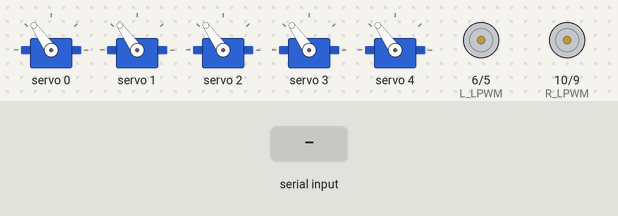
Bench run of a sketch on a simulated Arduino Uno, built with avr-gcc and run on an emulated ATmega328P. Parts: 5 × servo, motor-driver pin pairs drawn as motors (green arrow = first pin HIGH = forward, orange = second pin HIGH = backward, longer = more drive). The inputs (shaded band) are chosen by the test bench. What the sketch prints to the serial monitor is not drawn.

Above: at 1.2 s.
1.3 s: "BASE_LEFT_START\n" received over Serial
At 3.1 s:
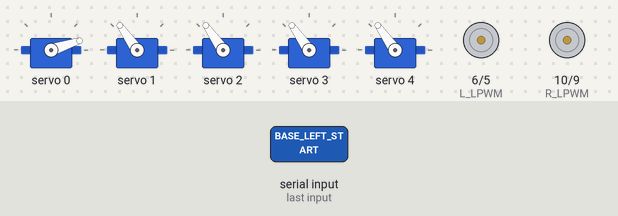
4.3 s: "FORWARD\n" received over Serial
At 4.43 s:
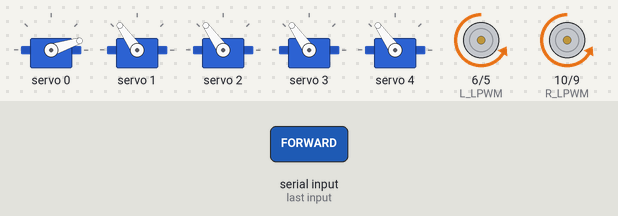
6.0 s: "BACKWARD\n" received over Serial
At 6.14 s:
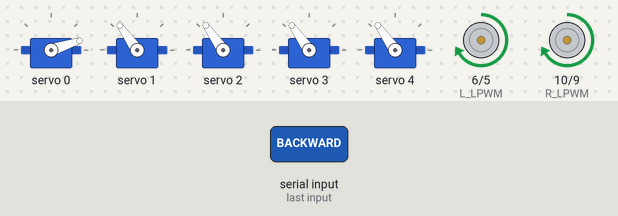
7.7 s: "LEFT\n" received over Serial
At 7.84 s:
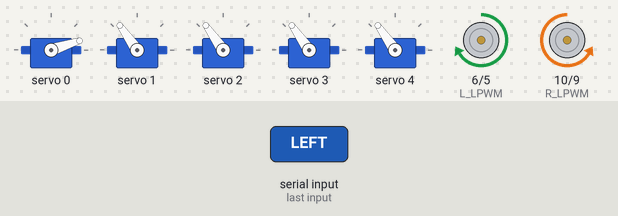
9.4 s: "RIGHT\n" received over Serial
At 9.54 s:
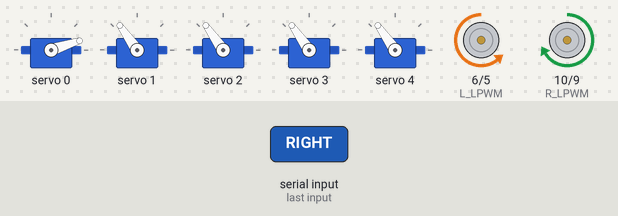
Timing chart, 0 to 12.1 s (numbered marks = the images above; inputs shaded):
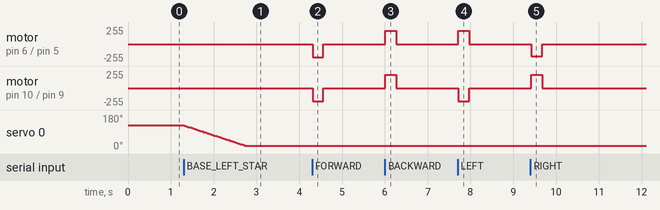

Measured:
- after the input at 1.3 s, servo 0: moves from 125° to 18° over 1.4 s, starting at once
- after the input at 4.3 s, motor on pin 6 (L_LPWM) / pin 5 (L_RPWM), motor on pin 10 (R_LPWM) / pin 9 (R_RPWM): stopped → backward 200/255 at once, → stopped 0.26 s later
- after the input at 6.0 s, motor on pin 6 (L_LPWM) / pin 5 (L_RPWM), motor on pin 10 (R_LPWM) / pin 9 (R_RPWM): stopped → forward 200/255 at once, → stopped 0.26 s later
- after the input at 7.7 s, motor on pin 6 (L_LPWM) / pin 5 (L_RPWM): stopped → forward 200/255 at once, → stopped 0.26 s later; motor on pin 10 (R_LPWM) / pin 9 (R_RPWM): stopped → backward 200/255 at once, → stopped 0.26 s later
- after the input at 9.4 s, motor on pin 6 (L_LPWM) / pin 5 (L_RPWM): stopped → backward 180/255 at once, → stopped 0.26 s later; motor on pin 10 (R_LPWM) / pin 9 (R_RPWM): stopped → forward 200/255 at once, → stopped 0.26 s later

The sketch:

Mega_newcleansetup.ino
```cpp
// =================================================================
//      Step 1.2: Servo + DC Motor Sketch (with Auto-Stop)
// =================================================================

#include <Wire.h>
#include <Adafruit_PWMServoDriver.h>

Adafruit_PWMServoDriver pwm = Adafruit_PWMServoDriver(0x40);

// --- PIN DEFINITIONS ---
#define L_RPWM 5
#define L_LPWM 6
#define R_RPWM 9
#define R_LPWM 10

// Servo Channels
#define BASE_SERVO 0
#define ARM_SERVO 1
#define FOREARM_SERVO 2
#define WRIST_SERVO 3
#define GRIPPER_SERVO 4

// --- GLOBAL VARIABLES ---
#define SERVO_MIN_PULSE 150
#define SERVO_MAX_PULSE 600
#define SERVO_FREQ 50
int baseAngle = 90, armAngle = 90, forearmAngle = 90, wristAngle = 90, gripperAngle = 90;

bool baseLeftMoving = false, baseRightMoving = false;
bool armUpMoving = false, armDownMoving = false;
bool forearmForwardMoving = false, forearmBackwardMoving = false;
bool wristLeftMoving = false, wristRightMoving = false;
bool gripperOpenMoving = false, gripperCloseMoving = false;

// --- NEW --- Timeout for safety stop
unsigned long lastCommandTime = 0;      // Stores the time of the last move command
const int COMMAND_TIMEOUT = 250;        // Timeout in milliseconds (1/4 second)

void setup() {
  Serial.begin(9600);
  Serial.println("Servo + Motor Test Initializing...");

  pinMode(L_RPWM, OUTPUT);
  pinMode(L_LPWM, OUTPUT);
  pinMode(R_RPWM, OUTPUT);
  pinMode(R_LPWM, OUTPUT);
  stopMotors();

  pwm.begin();
  pwm.setPWMFreq(SERVO_FREQ);
  moveServo(BASE_SERVO, baseAngle);
  moveServo(ARM_SERVO, armAngle);
  moveServo(FOREARM_SERVO, forearmAngle);
  moveServo(WRIST_SERVO, wristAngle);
  moveServo(GRIPPER_SERVO, gripperAngle);

  Serial.println("✅ Ready. Test arm and joystick.");
}

void loop() {
  handleCommands();

  // --- NEW --- Check for command timeout
  // If no move command has been received recently, stop the motors.
  if (millis() - lastCommandTime > COMMAND_TIMEOUT) {
    stopMotors();
  }

  runManualMode();
}

void handleCommands() {
  if (Serial.available() > 0) {
    String command = Serial.readStringUntil('\n');
    command.trim();

    // --- DC Motor Movement ---
    if (command == "FORWARD") {
      moveForward(200);
      lastCommandTime = millis(); // <-- NEW: Update timestamp
    } else if (command == "BACKWARD") {
      moveBackward(200);
      lastCommandTime = millis(); // <-- NEW: Update timestamp
    } else if (command == "LEFT") {
      turnLeft(180);
      lastCommandTime = millis(); // <-- NEW: Update timestamp
    } else if (command == "RIGHT") {
      turnRight(180);
      lastCommandTime = millis(); // <-- NEW: Update timestamp
    } else if (command == "STOP") {
      stopMotors();
    }

    // --- Servo Arm Movement ---
    else if (command == "BASE_LEFT_START") baseLeftMoving = true;
    else if (command == "BASE_LEFT_STOP") baseLeftMoving = false;
    else if (command == "BASE_RIGHT_START") baseRightMoving = true;
    else if (command == "BASE_RIGHT_STOP") baseRightMoving = false;
    else if (command == "ARM_UP_START") armUpMoving = true;
    else if (command == "ARM_UP_STOP") armUpMoving = false;
    else if (command == "ARM_DOWN_START") armDownMoving = true;
    else if (command == "ARM_DOWN_STOP") armDownMoving = false;
    else if (command == "FOREARM_FORWARD_START") forearmForwardMoving = true;
    else if (command == "FOREARM_FORWARD_STOP") forearmForwardMoving = false;
    else if (command == "FOREARM_BACKWARD_START") forearmBackwardMoving = true;
    else if (command == "FOREARM_BACKWARD_STOP") forearmBackwardMoving = false;
    else if (command == "WRIST_ROTATE_LEFT_START") wristLeftMoving = true;
    else if (command == "WRIST_ROTATE_LEFT_STOP") wristLeftMoving = false;
    else if (command == "WRIST_ROTATE_RIGHT_START") wristRightMoving = true;
    else if (command == "WRIST_ROTATE_RIGHT_STOP") wristRightMoving = false;
    else if (command == "GRIP_OPEN_START") gripperOpenMoving = true;
    else if (command == "GRIP_OPEN_STOP") gripperOpenMoving = false;
    else if (command == "GRIP_CLOSE_START") gripperCloseMoving = true;
    else if (command == "GRIP_CLOSE_STOP") gripperCloseMoving = false;
  }
}

void runManualMode() {
  if (baseLeftMoving && baseAngle > 0) { baseAngle--; moveServo(BASE_SERVO, baseAngle); }
  if (baseRightMoving && baseAngle < 180) { baseAngle++; moveServo(BASE_SERVO, baseAngle); }
  if (armUpMoving && armAngle > 0) { armAngle--; moveServo(ARM_SERVO, armAngle); }
  if (armDownMoving && armAngle < 180) { armAngle++; moveServo(ARM_SERVO, armAngle); }
  if (forearmForwardMoving && forearmAngle < 180) { forearmAngle++; moveServo(FOREARM_SERVO, forearmAngle); }
  if (forearmBackwardMoving && forearmAngle > 0) { forearmAngle--; moveServo(FOREARM_SERVO, forearmAngle); }
  if (wristLeftMoving && wristAngle > 0) { wristAngle--; moveServo(WRIST_SERVO, wristAngle); }
  if (wristRightMoving && wristAngle < 180) { wristAngle++; moveServo(WRIST_SERVO, wristAngle); }
  if (gripperOpenMoving && gripperAngle < 90) { gripperAngle++; moveServo(GRIPPER_SERVO, gripperAngle); }
  if (gripperCloseMoving && gripperAngle > 0) { gripperAngle--; moveServo(GRIPPER_SERVO, gripperAngle); }

  delay(15);
}

// --- No changes to the functions below ---

void moveServo(int channel, int angle) {
  angle = constrain(angle, 0, 180);
  int pulse = map(angle, 0, 180, SERVO_MIN_PULSE, SERVO_MAX_PULSE);
  pwm.setPWM(channel, 0, pulse);
}

void moveForward(int speed) {
  analogWrite(L_RPWM, speed);
  analogWrite(L_LPWM, 0);
  analogWrite(R_RPWM, speed);
  analogWrite(R_LPWM, 0);
}

void moveBackward(int speed) {
  analogWrite(L_RPWM, 0);
  analogWrite(L_LPWM, speed);
  analogWrite(R_RPWM, 0);
  analogWrite(R_LPWM, speed);
}

void turnLeft(int speed) {
  analogWrite(L_RPWM, 0);
  analogWrite(L_LPWM, speed);
  analogWrite(R_RPWM, speed);
  analogWrite(R_LPWM, 0);
}

void turnRight(int speed) {
  analogWrite(L_RPWM, speed);
  analogWrite(L_LPWM, 0);
  analogWrite(R_RPWM, 0);
  analogWrite(R_LPWM, speed);
}

void stopMotors() {
  analogWrite(L_RPWM, 0);
  analogWrite(L_LPWM, 0);
  analogWrite(R_RPWM, 0);
  analogWrite(R_LPWM, 0);
}
```
